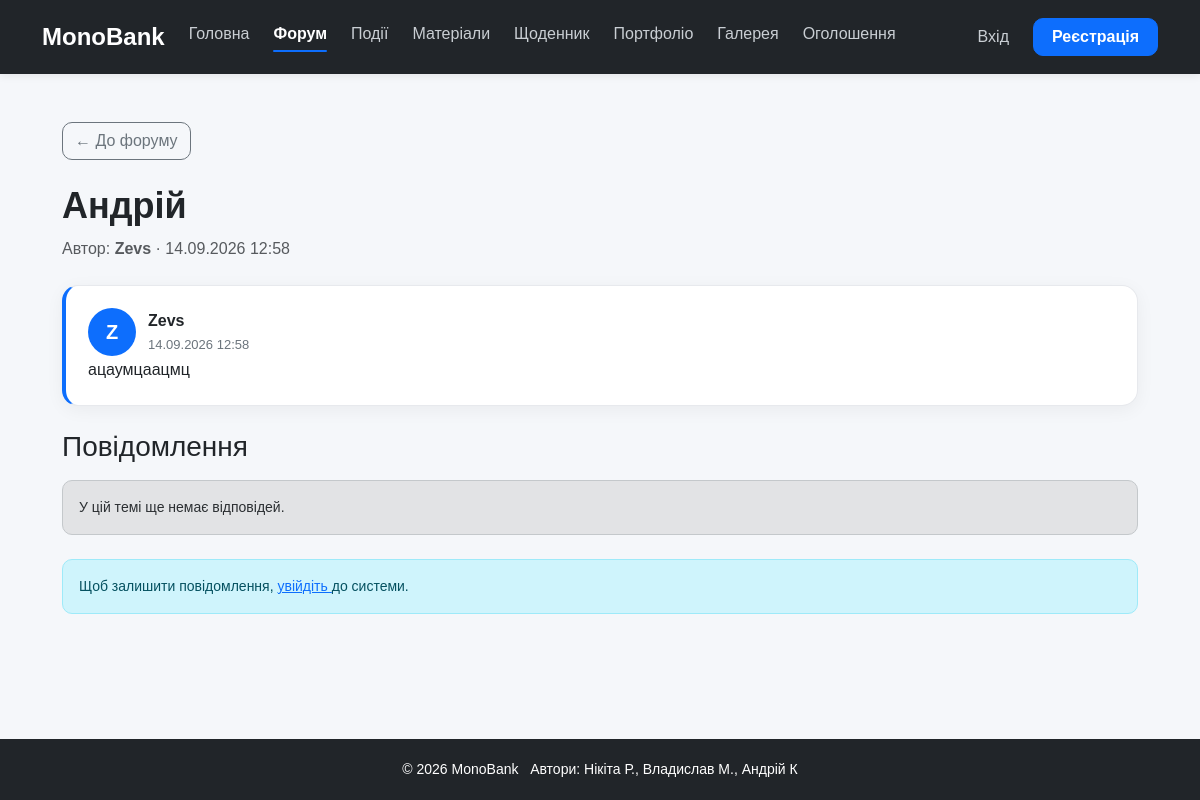
Before: /forum/topic/1/ with the older database file.
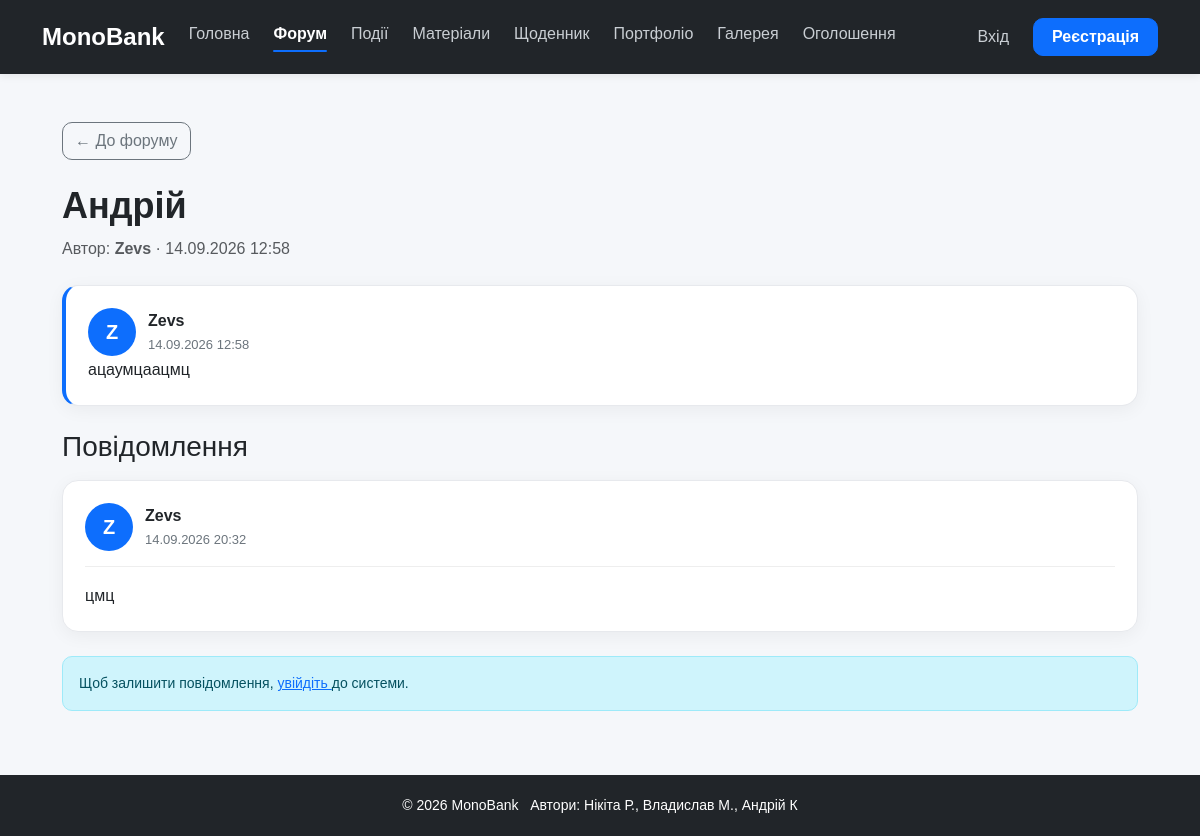
After: the same page with the newer database file.
### forum/models.py (models this page shows, shortened)
class ForumMessage(models.Model):
    topic = models.ForeignKey(
        ForumTopic,
        on_delete=models.CASCADE,
        related_name='messages',
        verbose_name='Тема'
    )
    author = models.ForeignKey(
        User,
        on_delete=models.CASCADE,
        related_name='forum_messages',
        verbose_name='Автор'
    )
    text = models.TextField(
        validators=[
            MinLengthValidator(1),
            MaxLengthValidator(5000)
        ],
        verbose_name='Повідомлення'
    )
    created_at = models.DateTimeField(
        auto_now_add=True,
        verbose_name='Дата створення'
    )
    class Meta:
        ordering = ['created_at']
        verbose_name = 'Повідомлення форуму'
        verbose_name_plural = 'Повідомлення форуму'

### forum/views.py (the view)
class ForumTopicDetailView(DetailView):
    model = ForumTopic
    template_name = 'forum/topic_detail.html'
    context_object_name = 'topic'
    def get_queryset(self):
        return (
            ForumTopic.objects
            .select_related('author')
            .prefetch_related('messages__author')
        )
    def get_context_data(self, **kwargs):
        context = super().get_context_data(**kwargs)
        user = self.request.user
        context['can_moderate'] = (
            user.is_authenticated
            and (
                user.is_staff
                or user.is_superuser
                or user.groups.filter(name__iexact='Moderator').exists()
            )
        )
        return context

### templates/forum/topic_detail.html (shortened to what this page needs)
{% extends 'base.html' %}
{% block content %}
<div class="container py-5 forum-page">
    <a
        href="{% url 'forum:topic_list' %}"
        class="btn btn-outline-secondary mb-4"
    >
        ← До форуму
    </a>
    <div class="forum-topic-header mb-4">
        <h1>
            {{ topic.title }}
        </h1>
        <p class="text-muted mb-0">
            Автор:
            <strong>{{ topic.author.username }}</strong>
            ·
            {{ topic.created_at|date:"d.m.Y H:i" }}
        </p>
    </div>
    <div class="forum-message forum-first-message mb-4">
        <div class="forum-message-user">
            {% if topic.author.profile.avatar %}
                <img
                    src="{{ topic.author.profile.avatar.url }}"
                    alt="{{ topic.author.username }}"
                    class="forum-avatar"
                >
            {% else %}
                <div class="forum-avatar-placeholder">
                    {{ topic.author.username|first|upper }}
                </div>
            {% endif %}
            <div>
                <strong>
                    {{ topic.author.username }}
                </strong>
                <div class="forum-message-date">
                    {{ topic.created_at|date:"d.m.Y H:i" }}
                </div>
            </div>
        </div>
        <div class="forum-message-text">
            {{ topic.text|linebreaks }}
        </div>
    </div>
    <div class="d-flex justify-content-between align-items-center mb-3">
        <h3 class="mb-0">
            Повідомлення
        </h3>
    </div>
    {% for message in topic.messages.all %}
        <div class="forum-message mb-3">
            <div class="forum-message-header">
                <div class="forum-message-user">
                    {% if message.author.profile.avatar %}
                        <img
                            src="{{ message.author.profile.avatar.url }}"
                            alt="{{ message.author.username }}"
                            class="forum-avatar"
                        >
                    {% else %}
                        <div class="forum-avatar-placeholder">
                            {{ message.author.username|first|upper }}
                        </div>
                    {% endif %}
                    <div>
                        <strong>
                            {{ message.author.username }}
                        </strong>
                        <div class="forum-message-date">
                            {{ message.created_at|date:"d.m.Y H:i" }}
                        </div>
                    </div>
                </div>
            </div>
            <div class="forum-message-text">
                {{ message.text|linebreaks }}
            </div>
        </div>
    {% empty %}
        <div class="alert alert-secondary">
            У цій темі ще немає відповідей.
        </div>
    {% endfor %}
    {% if not user.is_authenticated %}
        <div class="alert alert-info mt-4">
            Щоб залишити повідомлення,
            <a href="{% url 'login' %}">
                увійдіть
            </a>
            до системи.
        </div>
    {% endif %}
</div>
{% endblock %}

Changed rows visible on the page:
added ForumMessage: author.username|first "Z", author.username "Zevs", created_at "14.09.2026 20:32", text "цмц"
Other visible differences:
text no longer shown: "У цій темі ще немає відповідей."
